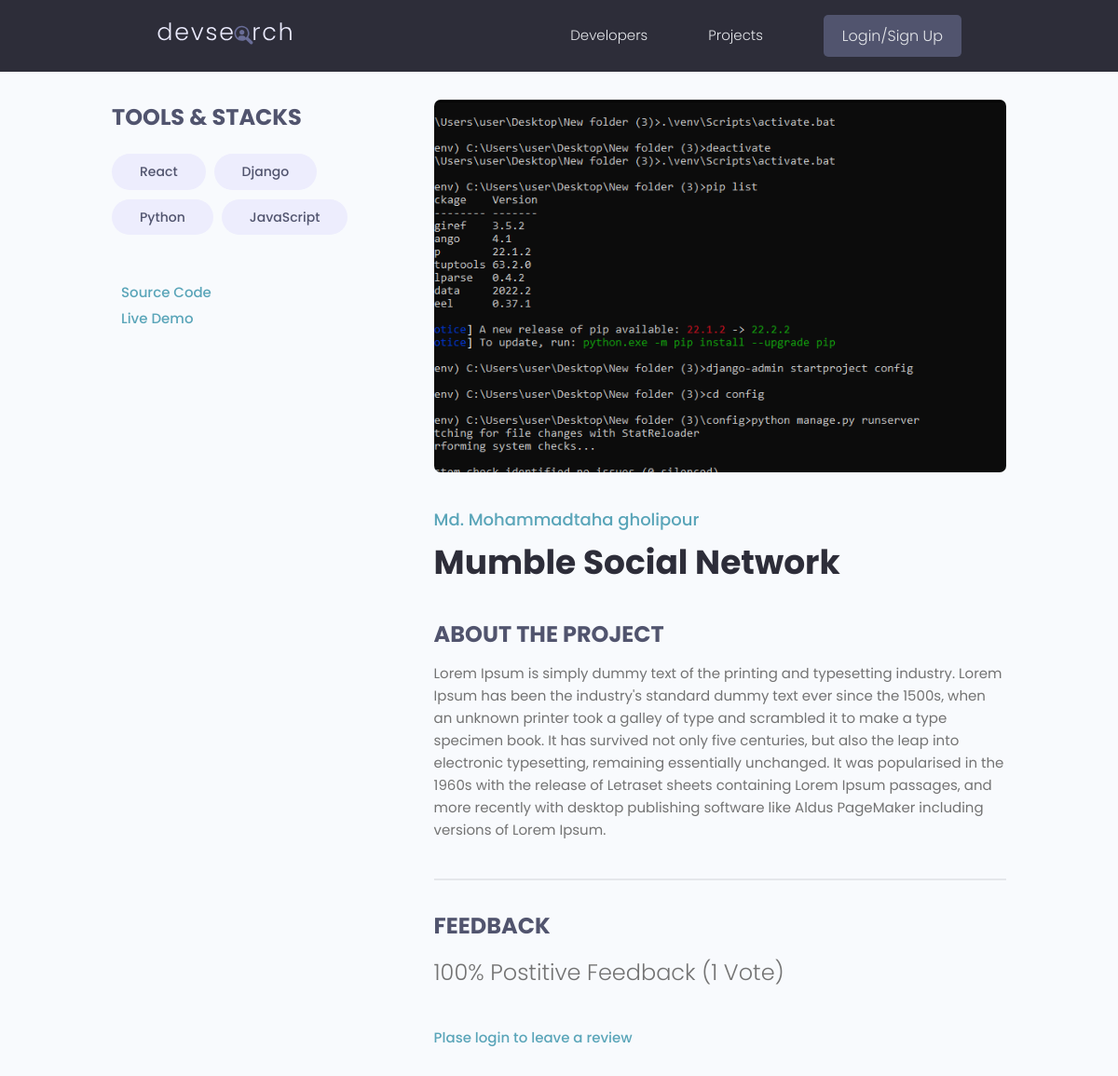
The app's page /projects/project/b6e6d3ef-9db1-4838-b807-3c732d80a78b/ with its own data.
### projects/models.py (models this page shows, shortened)
class Tag(models.Model):
    name = models.CharField(max_length=200)
    created = models.DateTimeField(auto_now_add=True)
    id = models.UUIDField(default=uuid.uuid4, unique=True,
                          primary_key=True, editable=False)
    def __str__(self):
        return self.name

class Project(models.Model):
    owner = models.ForeignKey(
        Profile, null=True, blank=True, on_delete=models.SET_NULL)
    title = models.CharField(max_length=200)
    description = models.TextField(null=True, blank=True)
    featured_image = models.ImageField(
        null=True, blank=True, default='default.png')
    demo_link = models.CharField(max_length=2000, null=True, blank=True)
    source_link = models.CharField(max_length=2000, null=True, blank=True)
    tags = models.ManyToManyField('Tag', blank=True)
    vote_total = models.IntegerField(default=0, null=True, blank=True)
    vote_ratio = models.IntegerField(default=0, null=True, blank=True)
    created = models.DateTimeField(auto_now_add=True)
    id = models.UUIDField(default=uuid.uuid4, unique=True,
                          primary_key=True, editable=False)
    class Meta:
        ordering = ['-vote_ratio','-vote_total','title']
    @property
    def reviewers(self):
        queryset = self.review_set.all().values_list('owner__id',flat=True)
        return queryset

### users/models.py (models this page shows, shortened)
class Profile(models.Model):
    user = models.OneToOneField(
        User, on_delete=models.CASCADE, null=True, blank=True)
    name = models.CharField(max_length=200, blank=True, null=True)
    email = models.EmailField(max_length=500, blank=True, null=True)
    username = models.CharField(max_length=200, blank=True, null=True)
    location = models.CharField(max_length=200, blank=True, null=True)
    short_intro = models.CharField(max_length=200, blank=True, null=True)
    bio = models.TextField(blank=True, null=True)
    profile_image = models.ImageField(
        null=True, blank=True, upload_to='profiles/', default="profiles/user-default.png")
    social_github = models.CharField(max_length=200, blank=True, null=True)
    social_twitter = models.CharField(max_length=200, blank=True, null=True)
    social_linkedin = models.CharField(max_length=200, blank=True, null=True)
    social_youtube = models.CharField(max_length=200, blank=True, null=True)
    social_website = models.CharField(max_length=200, blank=True, null=True)
    created = models.DateTimeField(auto_now_add=True)
    id = models.UUIDField(default=uuid.uuid4, unique=True,
                          primary_key=True, editable=False)

### projects/views.py (the view, shortened to what this page needs)
# urls.py: path('project/<str:pk>/', views.project, name='project'),
def project(request, pk):
    projectObj = Project.objects.get(id=pk)
    form = ReviewForm()
    context = {'project': projectObj,'form':form}
    return render(request, 'projects/single-project.html', context)

### projects/templates/projects/single-project.html (shortened to what this page needs)
{% extends 'main.html' %}
{% block content %}
<main class="singleProject my-md">
    <div class="container">
      <div class="layout">
        <div class="column column--1of3">
          <h3 class="singleProject__subtitle">Tools & Stacks</h3>
          <div class="singleProject__toolStack">
            {% for tag in project.tags.all %}
            <span class="tag tag--pill tag--sub tag--lg">
              <small>{{tag}}</small>
            </span>
            {% endfor %}
        </div>
        {% if project.source_link %}
          <a class="singleProject__liveLink" href="#" target="_blank">Source Code
        </a>
        {% endif %}
        <br>
        {% if project.demo_link %}
        <a class="singleProject__liveLink" href="#" target="_blank">Live Demo
         </a>
        {% endif %}
       </div>
        <div class="column column--2of3">
          <img class="singleProject__preview" src="{{project.featured_image.url}}" alt="portfolio thumbnail" />
          <a href="{% url 'user-profile' project.owner.id %}" class="singleProject__developer">Md. {{project.owner.name}}</a>
          <h2 class="singleProject__title">{{project.title}}</h2>
          <h3 class="singleProject__subtitle">About the Project</h3>
          <div class="singleProject__info">
            {{project.description}}
          </div>
          <div class="comments">
            <h3 class="singleProject__subtitle">Feedback</h3>
            <h5 class="project--rating">
              {{project.vote_ratio}}% Postitive Feedback ({{project.vote_total}} Vote{{project.vote_total|pluralize:"s"}})
            </h5>
            {% if request.user.profile.id in project.reviewers  %}
              <p>You have already submitted your review for this project</p>
            {% elif request.user.profile == project.owner %}
              <p>You cannot review your own work</p>
            {% else %}
              <a href="{% url 'login' %}?next={{request.path}}">Plase login to leave a review</a>
            {% endif %}
          </div>
        </div>
      </div>
    </div>
  </main>
{% endblock content %}

### static/styles/app.css (style rules this page uses)
:root { --color-sub: #2d2d39; }
img { width: 100%; }
.singleProject .column--1of3 { order: 2; }
@media screen and (min-width: 1081px) { .singleProject .column--1of3 { order: 1; } }
@media screen and (min-width: 1081px) { .singleProject .column--2of3 { order: 2; } }
.singleProject__toolStack { margin-top: 2rem; margin-bottom: 4rem; }
.singleProject__liveLink { font-weight: 500; transition: all 0.3s ease-in-out; border-bottom: 2px solid transparent; }
.singleProject__preview { height: 50vh; object-fit: cover; object-position: top center; margin-bottom: 3rem; border-radius: 0.7rem; }
.singleProject__developer { font-size: 1.8rem; font-weight: 500; }
.singleProject__title { font-size: 3.6rem; font-weight: 700; color: var(--color-sub); margin-bottom: 3rem; }
.project--rating { margin-bottom: 1.6em; margin-top: .5em; }
.singleProject__subtitle { text-transform: uppercase; font-size: 2.4rem; font-weight: 700; color: var(--color-sub-light); margin-bottom: 1rem; }
.comments { margin-top: 4rem; padding-top: 3rem; border-top: 2px solid var(--color-light); }

### static/uikit/styles/modules/_variables.css (style rules this page uses)
:root { --color-main: #5aa5b9; --color-main-light: #e6faff; --color-sub: #3f4156; --color-sub-light: #51546e; --color-sub-lighter: #ededfd; --color-text: #737373; --color-gray: #8b8b8b; --color-light: #e5e7eb; --color-light-gray: #767676; --color-bg: #f8fafd; --color-white: #fffefd; --color-white-light: #f3f3f3; --color-success: #359e64; --color-success-bg: #def8e8; --color-error: #fc4b0b; --color-error-bg: #fff2ee; --font-base: 'Poppins', arial, helvetica, 'Segoe UI', roboto, ubuntu, sans-serif; --font-monospace: 'Fira Code', 'Courier New', courier, monospace; --font-regular: 300; --font-medium: 500; --font-bold: 700; --generic-shadow: 1px 1px 5px #00000010; --generic-transition: all 0.3s ease-in-out; }

### static/uikit/styles/modules/_base.css (style rules this page uses)
* { margin: 0; padding: 0; box-sizing: border-box; text-rendering: optimizeLegibility; color: inherit; font-size: inherit; }
html { font-size: 50%; }
@media only screen and (min-width: 480px) { html { font-size: 56.25%; } }
@media only screen and (min-width: 1200px) { html { font-size: 62.5%; } }
body { line-height: 1.6; font-weight: 400; font-size: 1.5rem; color: var(--color-text); background-color: var(--color-bg); min-height: 100vh; }

### static/uikit/styles/modules/_typography.css (style rules this page uses)
* { font-family: var(--font-base); }
h2 { font-size: 3.6rem; font-weight: var(--font-bold); }
h3 { font-size: 3.2rem; font-weight: var(--font-medium); }
h5 { font-size: 2.4rem; font-weight: var(--font-medium); }
h5, h6 { font-weight: var(--font-regular); }
p, span, strong { font-size: 1.6rem; color: var(--color-text); font-weight: var(--font-regular); }
a { padding-bottom: 2px; text-decoration: none; display: inline-block; color: var(--color-main); font-weight: var(--font-medium); }

### static/uikit/styles/modules/_utilities.css (style rules this page uses)
.container { width: 92%; max-width: 165rem; margin: 0 auto; box-sizing: border-box; }
@media screen and (min-width: 1000px) { .container { width: 90%; } }
@media screen and (min-width: 1200px) { .container { width: 80%; } }
.my-md { margin: 3rem auto; }

### static/uikit/styles/modules/_tag.css (style rules this page uses)
.tag { display: inline-flex; align-items: center; background-color: var(--color-sub); height: -webkit-fit-content; height: -moz-fit-content; height: fit-content; width: -webkit-fit-content; width: -moz-fit-content; width: fit-content; border-radius: 0.5rem; padding: 0.5rem 1.5rem; font-size: 1.2rem; cursor: pointer; }
.tag:not(:last-child) { margin-right: 0.25rem; margin-bottom: 0.75rem; }
.tag > small { color: var(--color-white); }
.tag--pill { border-radius: 5rem; }
.tag--sub, .tag--sub > small { background: var(--color-sub-lighter); color: var(--color-sub-light); font-weight: 500; }
.tag--lg { padding: 0.8rem 3rem; font-size: 1.4rem; }
.tag--lg:not(:last-child) { margin-right: 0.5rem; margin-bottom: 1rem; }

### static/uikit/styles/modules/_layout.css (style rules this page uses)
.layout { display: flex; flex-flow: row wrap; justify-content: space-between; }
.layout > .column { margin-bottom: 3rem; }
.layout > .column.column--1of3 { flex-basis: 30%; }
.layout > .column.column--2of3 { flex-basis: 64%; }

### records on screen
Tag: name "React"
Tag: name "Django"
Tag: name "Python"
Tag: name "JavaScript"
Project: featured_image (picture), owner.name "Mohammadtaha gholipour", title "Mumble Social Network", description "Lorem Ipsum is simply dummy text of the printing and typesetting industry. Lorem Ipsum has been the industry's standard dummy text ever since the 1500s, when an unknown printer took a galley of type and scrambled it to make a type specimen book. It has survived not only five centuries, but also the leap into electronic typesetting, remaining essentially unchanged. It was popularised in the 1960s with the release of Letraset sheets containing Lorem Ipsum passages, and more recently with desktop publishing software like Aldus PageMaker including versions of Lorem Ipsum.", vote_ratio "100", vote_total "1"
